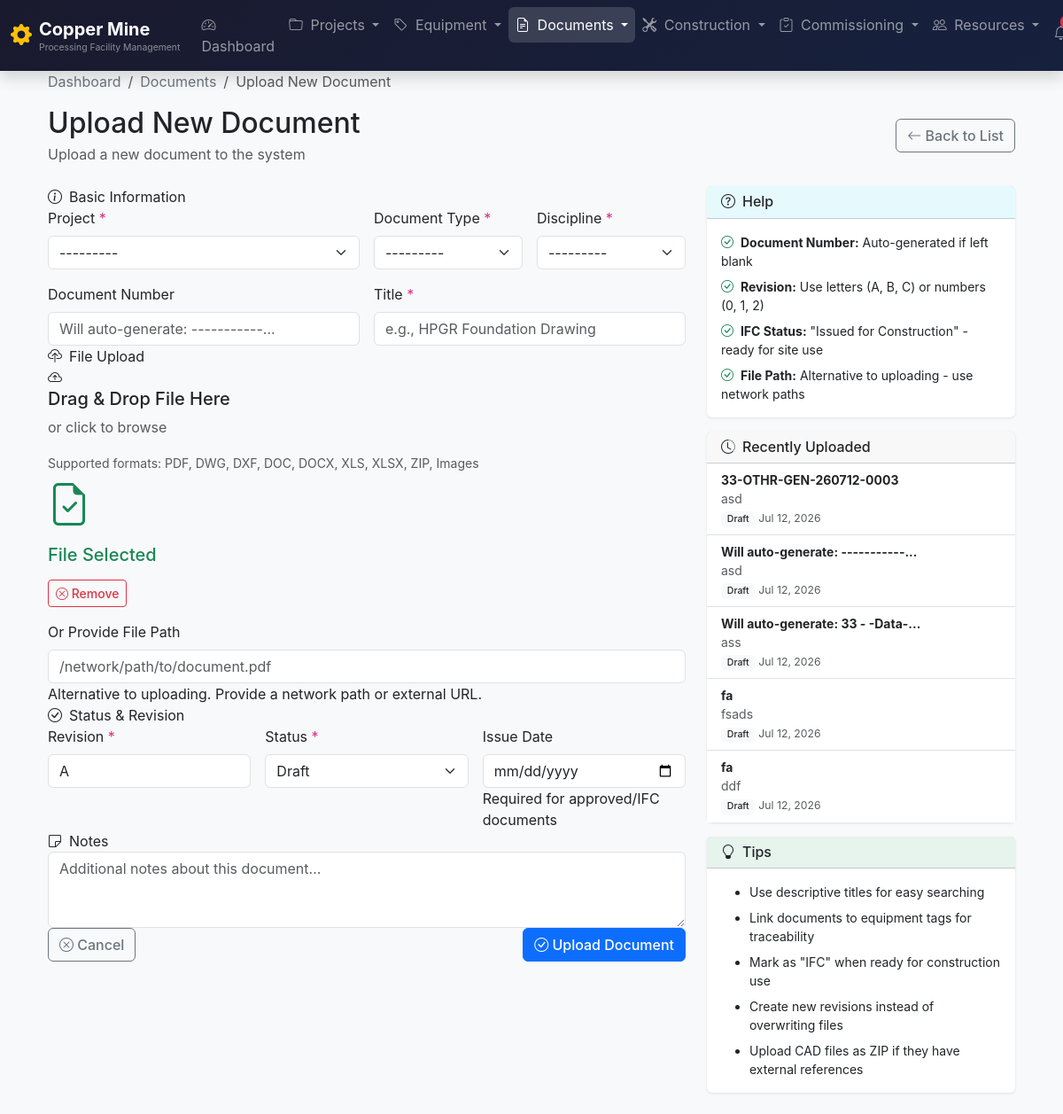
Page /docs/create/ (signed in) on the committed database.
### documents/models.py (models this page shows, shortened)
class Document(models.Model):
	class DocType(models.TextChoices):
		DRAWING = 'DWG', 'Drawing'
		P_AND_ID = 'PNID', 'P&ID'
		DATASHEET = 'DATA', 'Datasheet'
		MANUAL = 'MAN', 'Manual'
		PROCEDURE = 'PROC', 'Procedure'
		SPECIFICATION = 'SPEC', 'Specification'
		CERTIFICATE = 'CERT', 'Certificate'
		REPORT = 'RPT', 'Report'
		CALCULATION = 'CALC', 'Calculation'
		OTHER = 'OTHR', 'Other'
	class DocStatus(models.TextChoices):
		DRAFT = 'DRAFT', 'Draft'
		UNDER_REVIEW = 'REVW', 'Under Review'
		APPROVED = 'APPR', 'Approved'
		ISSUED_FOR_CONSTRUCTION = 'IFC', 'Issued for Construction'
		AS_BUILT = 'ASBL', 'As-Built'
		SUPERSEDED = 'SUPD', 'Superseded'
	class Discipline(models.TextChoices):
		MECHANICAL = 'MECH', 'Mechanical'
		ELECTRICAL = 'ELEC', 'Electrical'
		PIPING = 'PIPE', 'Piping'
		INSTRUMENTATION = 'INSTR', 'Instrumentation'
		CIVIL = 'CIVL', 'Civil'
		STRUCTURAL = 'STRU', 'Structural'
		PROCESS = 'PROC', 'Process'
		GENERAL = 'GEN', 'General'
	project = models.ForeignKey(
			'core.Project', on_delete=models.CASCADE, related_name='documents'
			)
	document_number = models.CharField(max_length=100,null=True,blank=True)
	title = models.CharField(max_length=500)
	doc_type = models.CharField(max_length=5, choices=DocType.choices)
	discipline = models.CharField(max_length=5, choices=Discipline.choices)
	revision = models.CharField(max_length=20, help_text="e.g., 'Rev B', 'IFC', 'A'")
	status = models.CharField(max_length=10, choices=DocStatus.choices, default=DocStatus.DRAFT)
	file_upload = models.FileField(
			upload_to='documents/%Y/%m/%d/',
			null=True, blank=True
			)
	file_path = models.CharField(
			max_length=500, blank=True,
			help_text="Alternative path to document if not uploaded directly"
			)
	issue_date = models.DateField(null=True, blank=True)
	submitted_by = models.ForeignKey(
			User, on_delete=models.SET_NULL, null=True, blank=True,
			related_name='submitted_documents'
			)
	approved_by = models.ForeignKey(
			User, on_delete=models.SET_NULL, null=True, blank=True,
			related_name='approved_documents'
			)
	notes = models.TextField(blank=True)
	created_at = models.DateTimeField(auto_now_add=True)
	updated_at = models.DateTimeField(auto_now=True)
	class Meta:
		ordering = ['document_number', '-revision']
		verbose_name = 'Document'
		verbose_name_plural = 'Documents'

### documents/views.py (the view, shortened to what this page needs)
# urls.py: path('create/', views.DocumentCreateView.as_view(), name='document-create'),
class DocumentCreateView(LoginRequiredMixin, generic.CreateView):
	model = Document
	form_class = DocumentForm
	template_name = 'documents/document_form.html'
	success_message = "Document '%(document_number)s' was created successfully."
	def get_initial(self):
		initial = super().get_initial()
		project_id = self.kwargs.get('project_id') or self.request.GET.get('project')
		if project_id:
			try:
				from core.models import Project
				initial['project'] = get_object_or_404(Project, pk=project_id)
			except (ImportError, ValueError):
				pass
		initial['revision'] = 'A'
		initial['status'] = 'DRAFT'
		return initial
	def get_context_data(self, **kwargs):
		context = super().get_context_data(**kwargs)
		context['is_create'] = True
		context['page_title'] = 'Upload New Document'
		context['recent_documents'] = Document.objects.order_by('-created_at')[:5]
		return context

### core/models.py (called while the page is built)
	def __str__(self):
		return f"{self.code} - {self.name}"

### templates/documents/document_form.html (shortened to what this page needs)
{% extends 'base.html' %}
{% load static %}
{% block content %}
<div class="container-fluid py-4">
    <nav aria-label="breadcrumb" class="mb-3">
        <ol class="breadcrumb">
            <li class="breadcrumb-item"><a href="#">Dashboard</a></li>
            <li class="breadcrumb-item"><a href="#">Documents</a></li>
            <li class="breadcrumb-item active">
                {{ page_title }}
            </li>
        </ol>
    </nav>
    <div class="d-flex justify-content-between align-items-center mb-4">
        <div>
            <h1 class="h2 mb-1">{{ page_title }}</h1>
            <p class="text-muted mb-0">
                {% if is_create %}
                Upload a new document to the system
                {% else %}
                Update document information
                {% endif %}
            </p>
        </div>
        <div>
            <a href="#" class="btn btn-outline-secondary">
                <i class="bi bi-arrow-left"></i> Back to List
            </a>
        </div>
    </div>
    <div class="row">
        <div class="col-lg-8">
            <form method="post" enctype="multipart/form-data" novalidate id="documentForm">
                <div class="form-section">
                    <div class="form-section-title">
                        <i class="bi bi-info-circle me-2"></i>Basic Information
                    </div>
                    <div class="row g-3">
                        <div class="col-md-6">
                            <label for="{{ form.project.id_for_label }}" class="form-label required-field">
                                Project
                            </label>
                            {{ form.project }}
                        </div>
                        <div class="col-md-3">
                            <label for="{{ form.doc_type.id_for_label }}" class="form-label required-field">
                                Document Type
                            </label>
                            {{ form.doc_type }}
                        </div>
                        <div class="col-md-3">
                            <label for="{{ form.discipline.id_for_label }}" class="form-label required-field">
                                Discipline
                            </label>
                            {{ form.discipline }}
                        </div>
                        <div class="col-md-6">
                            <label for="{{ form.document_number.id_for_label }}" class="form-label">
                                Document Number
                            </label>
                                {{ form.document_number }}
                        </div>
                        <div class="col-md-6">
                            <label for="{{ form.title.id_for_label }}" class="form-label required-field">
                                Title
                            </label>
                            {{ form.title }}
                        </div>
                    </div>
                </div>
                <div class="form-section">
                    <div class="form-section-title">
                        <i class="bi bi-cloud-upload me-2"></i>File Upload
                    </div>
                    <div class="file-upload-zone" id="fileUploadZone"
                         onclick="document.getElementById('{{ form.file_upload.id_for_label }}').click()">
                        <div id="uploadPrompt">
                            <div class="file-upload-icon">
                                <i class="bi bi-cloud-arrow-up"></i>
                            </div>
                            <h5>Drag & Drop File Here</h5>
                            <p class="text-muted">or click to browse</p>
                            <small class="text-muted">
                                Supported formats: PDF, DWG, DXF, DOC, DOCX, XLS, XLSX, ZIP, Images
                            </small>
                        </div>
                        <div id="fileInfo" class="file-info">
                            <i class="bi bi-file-earmark-check text-success" style="font-size: 3rem;"></i>
                            <h5 class="text-success mt-2" id="fileName">File Selected</h5>
                            <button type="button" class="btn btn-outline-danger btn-sm"
                                    onclick="event.stopPropagation(); clearFile()">
                                <i class="bi bi-x-circle"></i> Remove
                            </button>
                        </div>
                    </div>
                    <div class="mt-3">
                        <label for="{{ form.file_path.id_for_label }}" class="form-label">
                            Or Provide File Path
                        </label>
                        {{ form.file_path }}
                        <div class="form-hint">
                            Alternative to uploading. Provide a network path or external URL.
                        </div>
                    </div>
                </div>
                <div class="form-section">
                    <div class="form-section-title">
                        <i class="bi bi-check-circle me-2"></i>Status & Revision
                    </div>
                    <div class="row g-3">
                        <div class="col-md-4">
                            <label for="{{ form.revision.id_for_label }}" class="form-label required-field">
                                Revision
                            </label>
                            {{ form.revision }}
                        </div>
                        <div class="col-md-4">
                            <label for="{{ form.status.id_for_label }}" class="form-label required-field">
                                Status
                            </label>
                            {{ form.status }}
                        </div>
                        <div class="col-md-4">
                            <label for="{{ form.issue_date.id_for_label }}" class="form-label">
                                Issue Date
                            </label>
                            {{ form.issue_date }}
                            <div class="form-hint">Required for approved/IFC documents</div>
                        </div>
                    </div>
                </div>
                <div class="form-section">
                    <div class="form-section-title">
                        <i class="bi bi-sticky me-2"></i>Notes
                    </div>
                    {{ form.notes }}
                </div>
                <div class="d-flex justify-content-between align-items-center">
                    <div>
                        <a href="#" class="btn btn-outline-secondary">
                            <i class="bi bi-x-circle"></i> Cancel
                        </a>
                    </div>
                    <div>
                        <button type="submit" class="btn btn-primary ms-2">
                            <i class="bi bi-check-circle"></i>
                            {% if is_create %}Upload Document{% else %}Save Changes{% endif %}
                        </button>
                    </div>
                </div>
            </form>
        </div>
        <div class="col-lg-4">
            <div class="card mb-3">
                <div class="card-header bg-info bg-opacity-10">
                    <h6 class="mb-0"><i class="bi bi-question-circle me-2"></i>Help</h6>
                </div>
                <div class="card-body">
                    <ul class="list-unstyled mb-0 small">
                        <li class="mb-2">
                            <i class="bi bi-check-circle text-success me-1"></i>
                            <strong>Document Number:</strong> Auto-generated if left blank
                        </li>
                        <li class="mb-2">
                            <i class="bi bi-check-circle text-success me-1"></i>
                            <strong>Revision:</strong> Use letters (A, B, C) or numbers (0, 1, 2)
                        </li>
                        <li class="mb-2">
                            <i class="bi bi-check-circle text-success me-1"></i>
                            <strong>IFC Status:</strong> "Issued for Construction" - ready for site use
                        </li>
                        <li>
                            <i class="bi bi-check-circle text-success me-1"></i>
                            <strong>File Path:</strong> Alternative to uploading - use network paths
                        </li>
                    </ul>
                </div>
            </div>
            {% if recent_documents %}
            <div class="card mb-3">
                <div class="card-header">
                    <h6 class="mb-0"><i class="bi bi-clock-history me-2"></i>Recently Uploaded</h6>
                </div>
                <div class="card-body p-0">
                    <div class="list-group list-group-flush">
                        {% for doc in recent_documents %}
                        <div class="list-group-item recent-doc-item small">
                            <strong>{{ doc.document_number }}</strong>
                            <br>
                            <span class="text-muted">{{ doc.title|truncatechars:50 }}</span>
                            <br>
                            <span class="badge bg-light text-dark">{{ doc.get_status_display }}</span>
                            <small class="text-muted">{{ doc.created_at|date:"M d, Y" }}</small>
                        </div>
                        {% endfor %}
                    </div>
                </div>
            </div>
            {% endif %}
            <div class="card">
                <div class="card-header bg-success bg-opacity-10">
                    <h6 class="mb-0"><i class="bi bi-lightbulb me-2"></i>Tips</h6>
                </div>
                <div class="card-body small">
                    <ul class="mb-0">
                        <li class="mb-2">Use descriptive titles for easy searching</li>
                        <li class="mb-2">Link documents to equipment tags for traceability</li>
                        <li class="mb-2">Mark as "IFC" when ready for construction use</li>
                        <li class="mb-2">Create new revisions instead of overwriting files</li>
                        <li>Upload CAD files as ZIP if they have external references</li>
                    </ul>
                </div>
            </div>
        </div>
    </div>
</div>
{% endblock %}

### templates/base.html (style rules this page uses)
.required-field::after { content: " *"; color: #d63384; }
body { background-color: #f5f6fa; font-family: -apple-system, BlinkMacSystemFont, 'Segoe UI', Roboto, 'Helvetica Neue', Arial, sans-serif; }
.breadcrumb { background: transparent; padding: 0; margin-bottom: 0; }
.breadcrumb-item a { color: #6c757d; text-decoration: none; }
.card { border: none; box-shadow: 0 1px 3px rgba(0,0,0,0.1); }
.btn { font-weight: 500; }
.badge { font-weight: 500; }
.form-control, .form-select { border-radius: 0.375rem; }

### rows in the picture
Document: document_number "33-OTHR-GEN-260712-0003", title "asd", status "Draft", created_at "Jul 12, 2026"
Document: document_number "Will auto-generate: -----------...", title "asd", status "Draft", created_at "Jul 12, 2026"
Document: document_number "Will auto-generate: 33 - -Data-...", title "ass", status "Draft", created_at "Jul 12, 2026"
Document: document_number "fa", title "fsads", status "Draft", created_at "Jul 12, 2026"
Document: document_number "fa", title "ddf", status "Draft", created_at "Jul 12, 2026"

### other values in the picture
{{ page_title }} "Upload New Document"
